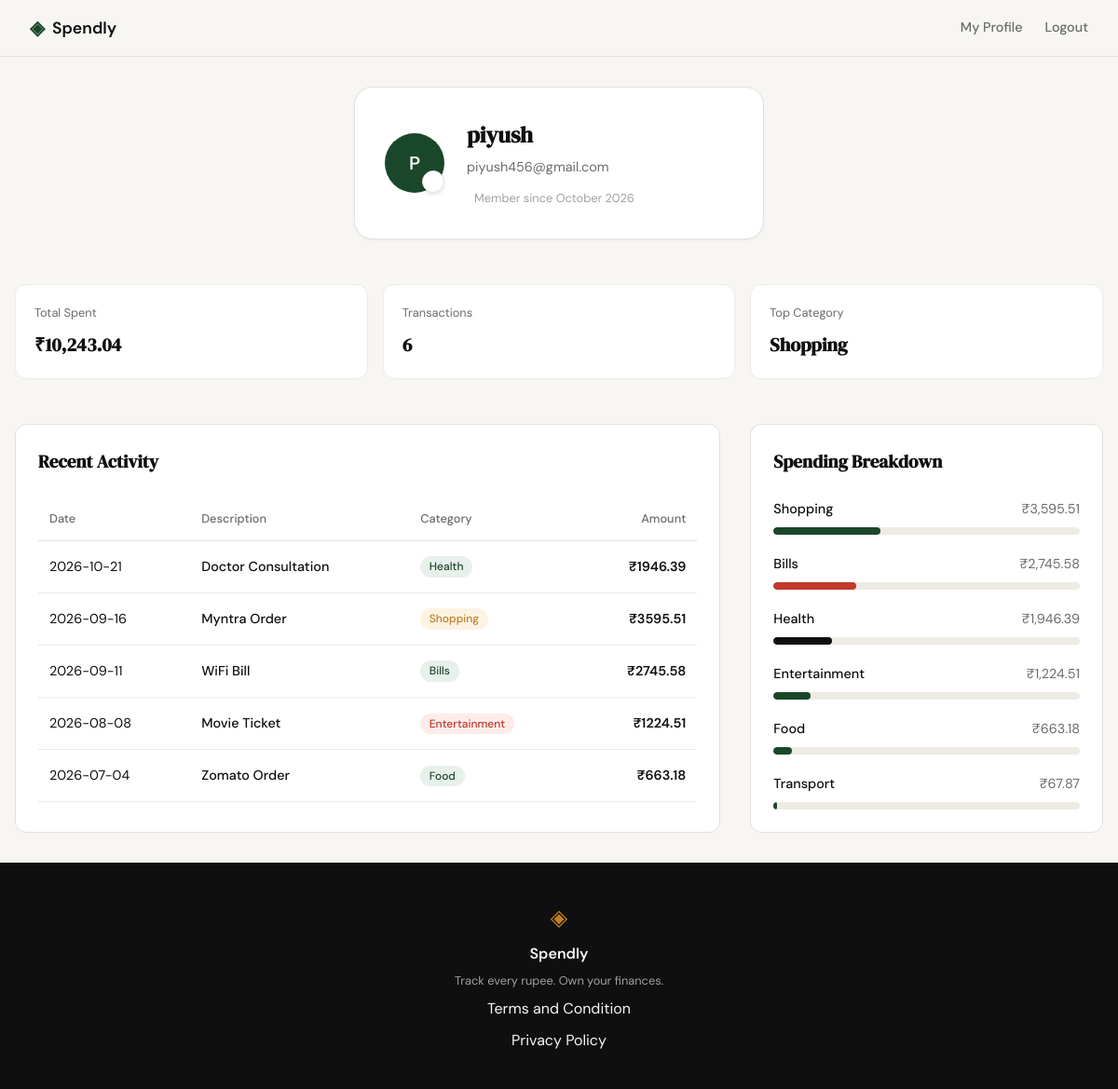
/profile (signed in), run on the app's committed database.
### tables this page shows
CREATE TABLE users (
                id INTEGER PRIMARY KEY AUTOINCREMENT,
                name TEXT NOT NULL,
                email TEXT UNIQUE NOT NULL,
                password_hash TEXT NOT NULL,
                created_at TEXT DEFAULT (datetime('now'))
            );

CREATE TABLE expenses (
                id INTEGER PRIMARY KEY AUTOINCREMENT,
                user_id INTEGER NOT NULL,
                amount REAL NOT NULL,
                category TEXT NOT NULL,
                date TEXT NOT NULL,
                description TEXT,
                created_at TEXT DEFAULT (datetime('now')),
                FOREIGN KEY (user_id) REFERENCES users (id) ON DELETE CASCADE
            );

### app.py (the view)
@app.route("/profile")
def profile():
    user_id = session.get("user_id")
    if not user_id:
        return redirect(url_for("login"))
    user = get_user_profile(user_id)
    stats = get_user_stats(user_id)
    transactions = get_recent_transactions(user_id)
    categories = get_category_breakdown(user_id)
    return render_template("profile.html", user=user, stats=stats, transactions=transactions, categories=categories)

### database/db.py (called while the page is built)
def get_db():
    if 'db' not in g:
        g.db = sqlite3.connect(
            DATABASE,
            detect_types=sqlite3.PARSE_DECLTYPES
        )
        g.db.execute("PRAGMA foreign_keys = ON;")
        g.db.row_factory = sqlite3.Row
    return g.db

### database/queries.py (called while the page is built)
def get_user_profile(user_id):
    db = get_db()
    user = db.execute(
        "SELECT name, email, created_at FROM users WHERE id = ?",
        (user_id,)
    ).fetchone()
    if not user:
        return None
    try:
        dt = datetime.strptime(user['created_at'], '%Y-%m-%d %H:%M:%S')
        member_since = dt.strftime('%B %Y')
    except (ValueError, TypeError):
        member_since = "Unknown"
    name_parts = user['name'].split()
    if not name_parts:
        initials = "?"
    elif len(name_parts) == 1:
        initials = name_parts[0][0].upper()
    else:
        initials = (name_parts[0][0] + name_parts[-1][0]).upper()
    return {
        "name": user['name'],
        "email": user['email'],
        "member_since": member_since,
        "initials": initials
    }

def get_user_stats(user_id):
    db = get_db()
    stats = db.execute(
        "SELECT SUM(amount) as total, COUNT(id) as count FROM expenses WHERE user_id = ?",
        (user_id,)
    ).fetchone()
    total_spent_val = stats['total'] if stats['total'] is not None else 0.0
    transaction_count = stats['count'] if stats['count'] is not None else 0
    top_cat_row = db.execute(
        """
        SELECT category FROM expenses
        WHERE user_id = ?
        GROUP BY category
        ORDER BY SUM(amount) DESC
        LIMIT 1
        """,
        (user_id,)
    ).fetchone()
    top_category = top_cat_row['category'] if top_cat_row else "—"
    return {
        "total_spent": f"₹{total_spent_val:,.2f}",
        "transaction_count": transaction_count,
        "top_category": top_category
    }

def get_recent_transactions(user_id, limit=5):
    db = get_db()
    query = """
        SELECT date, description, category, amount
        FROM expenses
        WHERE user_id = ?
        ORDER BY date DESC
        LIMIT ?
    """
    rows = db.execute(query, (user_id, limit)).fetchall()
    return [
        {
            "date": row["date"],
            "description": row["description"],
            "category": row["category"],
            "amount": f"₹{row['amount']:.2f}"
        }
        for row in rows
    ]

### templates/profile.html (shortened to what this page needs)
{% extends "base.html" %}
{% block content %}
<div class="profile-container">
    <header class="profile-header">
        <div class="user-card">
            <div class="avatar-wrapper">
                <div class="avatar" id="profile-avatar">{{ user.initials }}</div>
                <button class="edit-photo-btn" title="Change Photo" onclick="document.getElementById('photo-upload').click();">
                </button>
            </div>
            <div class="user-details">
                <h1>{{ user.name }}</h1>
                <p class="email">{{ user.email }}</p>
                <div class="member-since">
                    <span>Member since {{ user.member_since }}</span>
                </div>
            </div>
        </div>
    </header>
    <section class="stats-grid">
        <div class="stat-card">
            <span class="stat-label">Total Spent</span>
            <span class="stat-value">{{ stats.total_spent }}</span>
        </div>
        <div class="stat-card">
            <span class="stat-label">Transactions</span>
            <span class="stat-value">{{ stats.transaction_count }}</span>
        </div>
        <div class="stat-card">
            <span class="stat-label">Top Category</span>
            <span class="stat-value">{{ stats.top_category }}</span>
        </div>
    </section>
    <div class="profile-main-grid">
        <section class="content-section">
            <div class="section-header">
                <h2> Recent Activity</h2>
            </div>
            <div class="table-wrapper">
                <table class="profile-table">
                    <thead>
                        <tr>
                            <th>Date</th>
                            <th>Description</th>
                            <th>Category</th>
                            <th class="text-right">Amount</th>
                        </tr>
                    </thead>
                    <tbody>
                        {% for tx in transactions %}
                        <tr>
                            <td>{{ tx.date }}</td>
                            <td class="tx-desc">{{ tx.description }}</td>
                            <td class="text-center">
                                <span class="category-badge {{ 'cat-food' if tx.category == 'Food & Dining' else 'cat-shopping' if tx.category == 'Shopping' else 'cat-transport' if tx.category == 'Transport' else 'cat-entertainment' if tx.category == 'Entertainment' else '' }}">
                                    {{ tx.category }}
                                </span>
                            </td>
                            <td class="amount text-right">{{ tx.amount }}</td>
                        </tr>
                        {% endfor %}
                    </tbody>
                </table>
            </div>
        </section>
        <section class="content-section">
            <div class="section-header">
                <h2> Spending Breakdown</h2>
            </div>
            <div class="breakdown-list">
                {% for cat in categories %}
                <div class="breakdown-item">
                    <div class="item-info">
                        <span class="cat-name">{{ cat.category }}</span>
                        <span class="cat-amount">{{ cat.amount }}</span>
                    </div>
                    <div class="progress-bar">
                        <div class="progress-fill {{ 'alt-' ~ loop.index if loop.index > 1 else '' }}" style="width: {{ cat.percentage }}%"></div>
                    </div>
                </div>
                {% endfor %}
            </div>
        </section>
    </div>
</div>
<link rel="stylesheet" href="{{ url_for('static', filename='css/profile.css') }}">
{% endblock %}

### templates/base.html (shortened to what this page needs)
<!DOCTYPE html>
<html lang="en">
<head>
    <link rel="stylesheet" href="{{ url_for('static', filename='css/style.css') }}">
</head>
<body>
    <nav class="navbar">
        <div class="nav-inner">
            <a href="{{ url_for('landing') }}" class="nav-brand">
                <span class="brand-icon">◈</span>
                <span class="brand-name">Spendly</span>
            </a>
            <div class="nav-links">
                {% if session["user_id"] %}
                    <a href="{{ url_for('profile') }}">My Profile</a>
                    <a href="{{ url_for('logout') }}">Logout</a>
                {% else %}
                    <a href="{{ url_for('login') }}">Sign in</a>
                    <a href="{{ url_for('register') }}" class="nav-cta">Get started</a>
                {% endif %}
            </div>
        </div>
    </nav>
    <main class="main-content">
        {% block content %}{% endblock %}
    </main>
    <footer class="footer">
        <div class="footer-inner">
            <span class="brand-icon">◈</span>
            <span class="footer-name">Spendly</span>
            <p class="footer-copy">Track every rupee. Own your finances.</p>
            <div class="footer-links" style="display: flex; flex-direction: column; gap: 0.5rem; align-items: center;">
                <a href="/terms">Terms and Condition</a>
                <a href="/privacy">Privacy Policy</a>
            </div>
        </div>
    </footer>
</body>
</html>

### static/css/style.css (style rules this page uses)
:root { --ink: #0f0f0f; --ink-soft: #2d2d2d; --ink-muted: #6b6b6b; --ink-faint: #a0a0a0; --paper: #f7f6f3; --paper-warm: #f0ede6; --paper-card: #ffffff; --accent: #1a472a; --accent-light: #e8f0eb; --accent-2: #c17f24; --accent-2-light: #fdf3e3; --danger: #c0392b; --danger-light: #fdecea; --border: #e4e1da; --border-soft: #eeebe4; --font-display: 'DM Serif Display', Georgia, serif; --font-body: 'DM Sans', system-ui, sans-serif; --max-width: 1200px; --auth-width: 440px; --radius-sm: 6px; --radius-md: 12px; --radius-lg: 20px; }
*, *::before, *::after { box-sizing: border-box; margin: 0; padding: 0; }
html { font-size: 16px; scroll-behavior: smooth; }
body { background: var(--paper); color: var(--ink); font-family: var(--font-body); font-size: 1rem; line-height: 1.6; -webkit-font-smoothing: antialiased; }
a { color: inherit; text-decoration: none; }
.navbar { position: sticky; top: 0; z-index: 100; background: var(--paper); border-bottom: 1px solid var(--border); padding: 0 2rem; }
.nav-inner { max-width: var(--max-width); margin: 0 auto; height: 60px; display: flex; align-items: center; justify-content: space-between; }
.nav-brand { display: flex; align-items: center; gap: 0.5rem; font-family: var(--font-body); font-weight: 600; font-size: 1.1rem; color: var(--ink); }
.brand-icon { color: var(--accent); font-size: 1.3rem; }
.brand-name { color: var(--ink); }
.nav-links { display: flex; align-items: center; gap: 1.5rem; font-size: 0.9rem; font-weight: 500; }
.nav-links a { color: var(--ink-muted); transition: color 0.2s; }
.main-content { min-height: calc(100vh - 60px - 100px); }
.footer { background: var(--ink); color: var(--paper); padding: 2.5rem 2rem; text-align: center; }
.footer-inner { display: flex; flex-direction: column; align-items: center; gap: 0.4rem; }
.footer .brand-icon { color: var(--accent-2); font-size: 1.5rem; }
.footer-name { font-weight: 600; font-size: 1rem; }
.footer-copy { font-size: 0.8rem; color: var(--ink-faint); }

### data on the page
users: name "piyush", email "piyush456@gmail.com"
expenses: top_category "Shopping", date "2026-09-16", description "Myntra Order", category "Shopping", amount "₹3595.51"
expenses: date "2026-10-21", description "Doctor Consultation", category "Health", amount "₹1946.39"
expenses: date "2026-09-11", description "WiFi Bill", category "Bills", amount "₹2745.58"
expenses: date "2026-08-08", description "Movie Ticket", category "Entertainment", amount "₹1224.51"
expenses: date "2026-07-04", description "Zomato Order", category "Food", amount "₹663.18"
expenses: category "Transport", amount "₹67.87", {{ cat.percentage }} 1 (drawn)

### other printed values
{{ user.initials }} "P"
{{ user.member_since }} "October 2026"
{{ stats.total_spent }} "₹10,243.04"
{{ stats.transaction_count }} "6"
{{ cat.category }} "Shopping" "Bills" "Health" "Entertainment" "Food"
{{ cat.amount }} "₹3,595.51" "₹2,745.58" "₹1,946.39" "₹1,224.51" "₹663.18"
